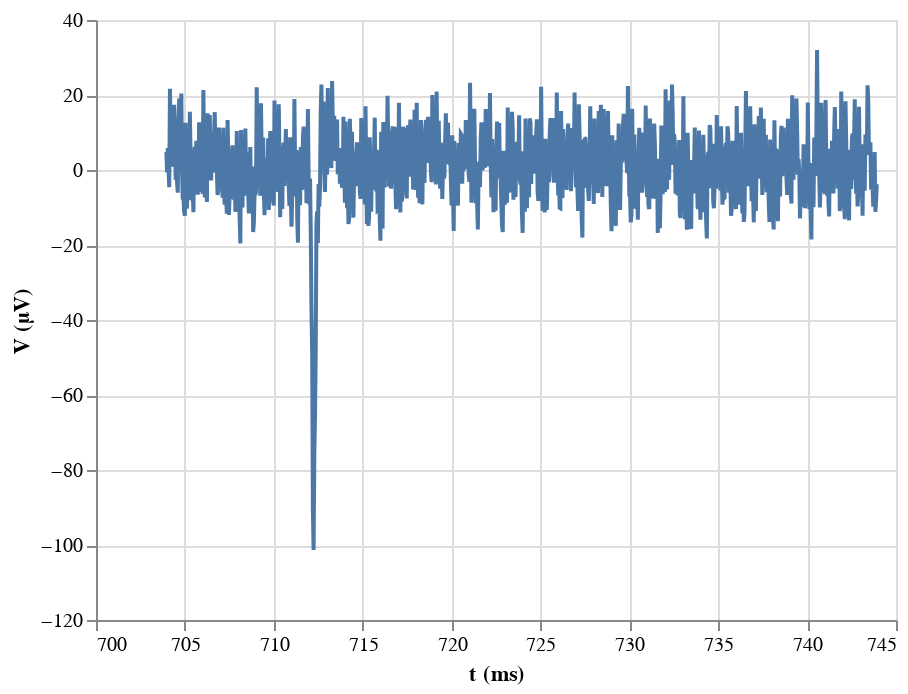

The notebook cell saved with this chart:
### Markdown cell above
### Trying again with a smaller data set

Instead of implementing the fixes to use URL referencing and to keep the notebook size down, we will take a smaller data set. We will use `iloc` for purely integer indexing of the `DataFrame` and only consider 1000 data points.

### Code cell
df = df.iloc[:1000, :]

alt.Chart(df
    ).mark_line(
    ).encode(
        x='t (ms):Q',
        y=alt.Y('V (uV):Q', title='V (µV)'))

### Figure 1 — Vega-Lite specification as saved in the notebook (floating-point values rounded to 4 significant figures; data arrays with more than 128 entries replaced by an {"elided": "..."} marker saying what was removed)
{"$schema": "https://vega.github.io/schema/vega-lite/v2.4.3.json", "config": {"view": {"height": 300, "width": 400}}, "data": {"values": {"elided": "1000 records"}}, "encoding": {"x": {"field": "t (ms)", "type": "quantitative"}, "y": {"field": "V (uV)", "title": "V (µV)", "type": "quantitative"}}, "mark": "line"}
